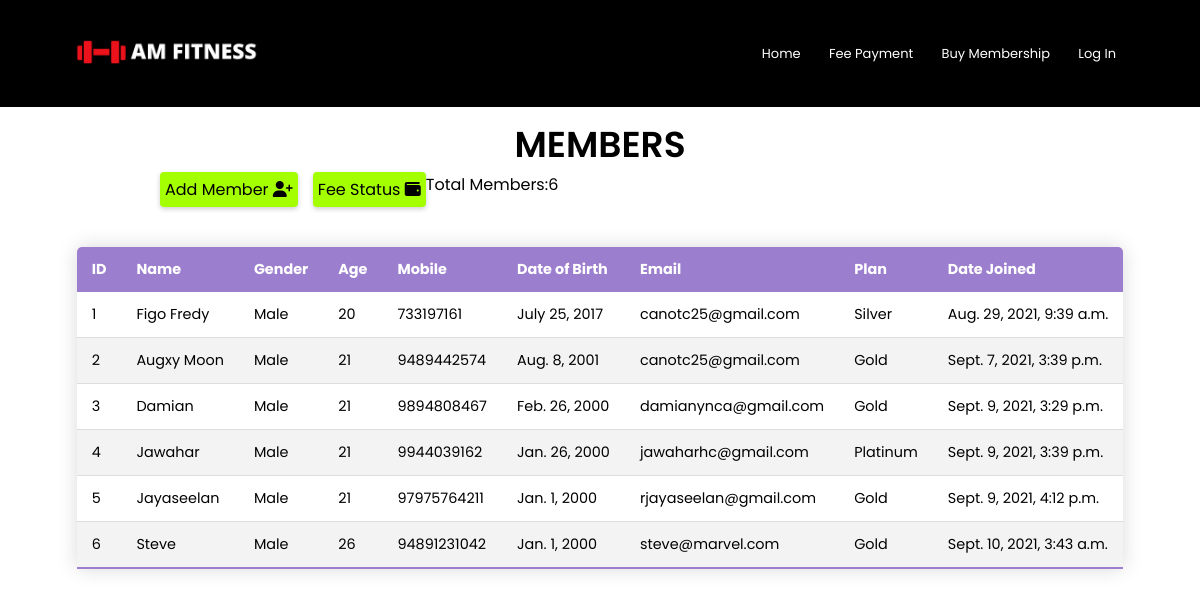
/AdminPage/members, run on an earlier commit of the app's database.
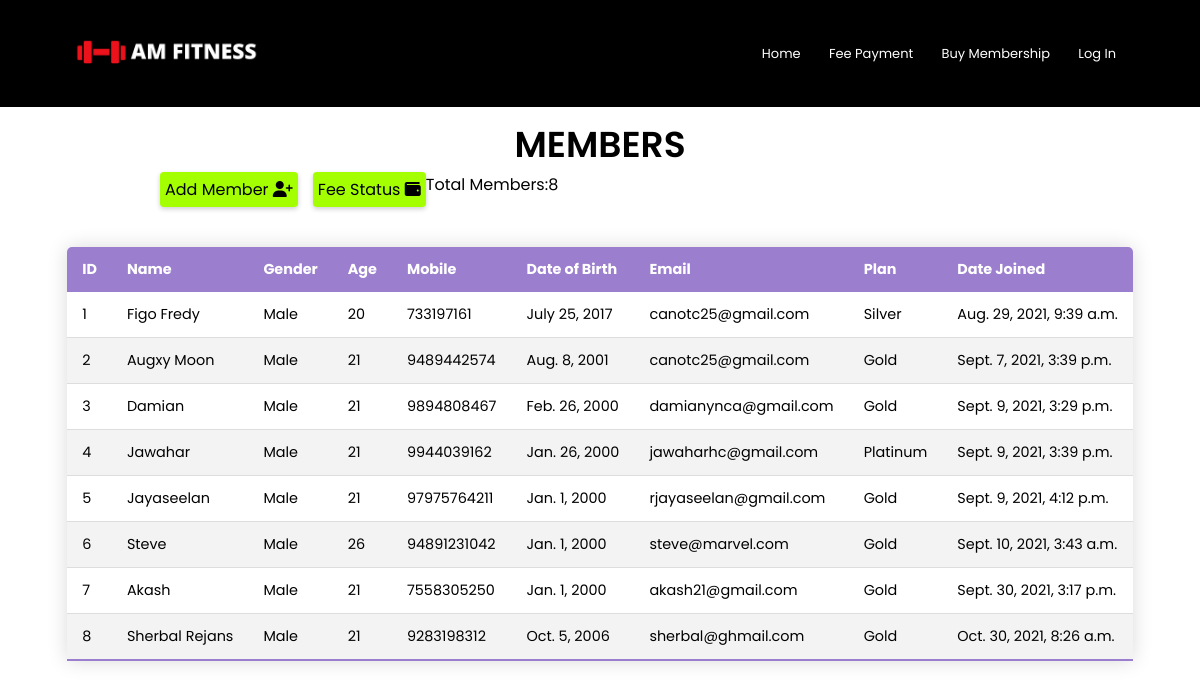
And on a later commit of the database.
### gym/models.py (models this page shows, shortened)
class gym(models.Model):
	full_name = models.CharField(max_length=30,null=False)
	gender = models.CharField(max_length=6,default='Male',null=True)
	age = models.IntegerField(default=18)
	cell_no = models.IntegerField(unique=True,null=False)
	born_date = models.DateField(null=False,default=None,blank=True)
	email = models.EmailField(unique=True)
	plan = models.CharField(max_length=10,default='Silver',null=False)
	date_joined = models.DateTimeField(default=timezone.now)
	trans = models.IntegerField(default=1,verbose_name="Transaction Number")

### manage/views.py (the view)
# urls.py: path('AdminPage/members',manage_views.member,name='members'),
def member(request):
	members = gym.objects.all()
	count = gym.objects.all().count()
	d = {'members':members,'count':count}
	return render(request,'manage/members.html',d)

### manage/templates/manage/members.html (shortened to what this page needs)
{% extends 'manage/admin.html' %}
{% block page %}
<section class="data-table">
    <h3>Members</h3>
    <div class="mem-link" style="margin-left: 160px;">
    <a href="{% url 'AddMember' %}">Add Member  <i class="fas fa-user-plus"></i></a>
    </div>
    <div>
    <div class="mem-link2">
        <a href="{% url 'fee' %}">Fee Status  <i class="fas fa-wallet"></i></a>
        <p>Total Members:{{count}} </p>
    </div>
    </div>
    <table class="content-table">
        <thead>
            <tr>
                <th>ID</th>
                <th>Name</th>
                <th>Gender</th>
                <th>Age</th>
                <th>Mobile</th>
                <th>Date of Birth</th>
                <th>Email</th>
                <th>Plan</th>
                <th>Date Joined</th>
            </tr>
        </thead>
        <tbody>
            {% for i in members %}
            <tr>
                <td>{{i.id}}</td>
                <td>{{i.full_name}}</td>
                <td>{{i.gender}}</td>
                <td>{{i.age}}</td>
                <td>{{i.cell_no}}</td>
                <td>{{i.born_date}}</td>
                <td>{{i.email}}</td>
                <td>{{i.plan}}</td>
                <td>{{i.date_joined}}</td>
            </tr>
            {% endfor %}
        </tbody>
    </table>
</section>
{% endblock %}

What changed in the data, as far as the page shows it:
added gym: id "7", full_name "Akash", gender "Male", age "21", cell_no "7558305250", born_date "Jan. 1, 2000", email "akash21@gmail.com", plan "Gold", date_joined "Sept. 30, 2021, 3:17 p.m."
added gym: id "8", full_name "Sherbal Rejans", gender "Male", age "21", cell_no "9283198312", born_date "Oct. 5, 2006", email "sherbal@ghmail.com", plan "Gold", date_joined "Oct. 30, 2021, 8:26 a.m."
Also different on the page:
{{ count }}: "6" → "8"
